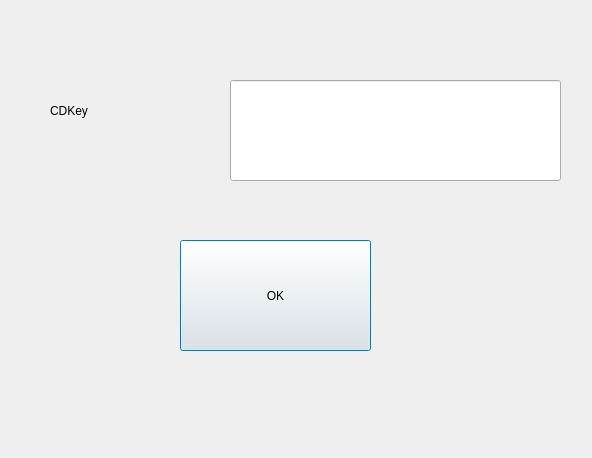
<?xml version="1.0" encoding="UTF-8"?>
<ui version="4.0">
 <class>SignupDialog</class>
 <widget class="QDialog" name="SignupDialog">
  <property name="geometry">
   <rect>
    <x>0</x>
    <y>0</y>
    <width>592</width>
    <height>458</height>
   </rect>
  </property>
  <property name="windowTitle">
   <string>Dialog</string>
  </property>
  <widget class="QLineEdit" name="lineEdit">
   <property name="geometry">
    <rect>
     <x>230</x>
     <y>80</y>
     <width>331</width>
     <height>101</height>
    </rect>
   </property>
  </widget>
  <widget class="QLabel" name="label">
   <property name="geometry">
    <rect>
     <x>50</x>
     <y>70</y>
     <width>121</width>
     <height>81</height>
    </rect>
   </property>
   <property name="text">
    <string>CDKey</string>
   </property>
  </widget>
  <widget class="QPushButton" name="pushButton">
   <property name="geometry">
    <rect>
     <x>180</x>
     <y>240</y>
     <width>191</width>
     <height>111</height>
    </rect>
   </property>
   <property name="text">
    <string>OK</string>
   </property>
  </widget>
 </widget>
 <resources/>
 <connections/>
</ui>
